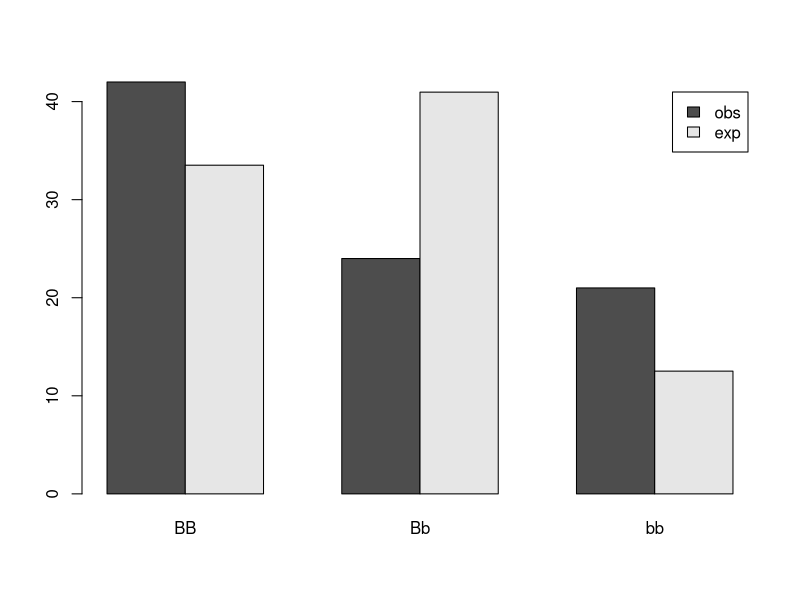

This figure's R source: (Note: this script raises an error after producing the figure.)
## ---- chunk 1
knitr::opts_chunk$set(echo = TRUE)
library(dplyr)
library(tidyr)
library(ggplot2)
## ---- chunk 2
#3 options
#BB - Black
#Bb - Blcak
##bb - white

#proportions
#BB - 1/4
#Bb - 1/2
#bb - 1/4


BB <- 42
Bb <- 24
bb <- 21

b_prob = (0*BB + 1*Bb + 2*bb)/ (2*(BB+Bb+bb))

b_prob
## ---- chunk 3
b_exp = dbinom(0:2, size=2, prob=b_prob)
exp_dist = 87*b_exp
exp_dist

## ---- chunk 4
obs_dist = c(42,24,21)
results = rbind(obs_dist,exp_dist)
colnames(results) = c("BB","Bb","bb")
barplot(results, beside=TRUE, legend.text=c("obs","exp"))
## ---- chunk 5
make_t_data <- function(m1, m2, s1, s2, n1, n2){
  data.frame(group = c(rep("A", n1), rep("B",n2)),
             value = rnorm(n1+n2,
                           mean = c(rep(m1, n1), rep(m2, n2)),
                           sd = c(rep(s1, n1), rep(s2, n2))),
             stringsAsFactors = FALSE)
}

test_case <- make_t_data(1, 2, 1, 2, 3, 5)

test_case

## ---- chunk 6
get_p_from_t_test <- function(sim_data){
test<- t.test(value ~ group, data = sim_data)
test$p.value
}

get_p_from_t_test(test_case)
## ---- chunk 7
#replicate(10, get_p_from_t_test(make_t_data(1, 2, 1, 2, 3, 5)))
Many_P <- function (m1, m2, s1, s2, n1, n2, nsim){
  (replicate(nsim, get_p_from_t_test(make_t_data(m1, m2, s1, s2, n1, n2))))
}

Many_P(1, 2, 1, 2, 3, 5, 10)
## ---- chunk 8
get_t_power <- function(m1, m2, s1, s2, n1, n2, nsim = 100, alpha = 0.07){
  p <- Many_P(m1, m2, s1, s2, n1, n2, nsim)
  #p <- replicate(nsims, get_p_from_t_test(make_t_data(m1, m2, s1, s2, n1, n2)))
  num_wrong <- sum(p > alpha)
  
  1- num_wrong/nsim
}

get_t_power(1, 2, 1, 2, 3, 5, 100, 0.07)
## ---- chunk 9
pow_df <- crossing(diff_m = 1:5, diff_s = 1:5, n1 = 3, n2 = 5) %>%
  rowwise() %>%
  mutate(power = get_t_power(m1 = 0, m2 = diff_m, s1 = 0, s2 = diff_s, n1 = n1, n2 = n2, nsims=100, alpha=0.05)) %>%
  ungroup()                                                                      
